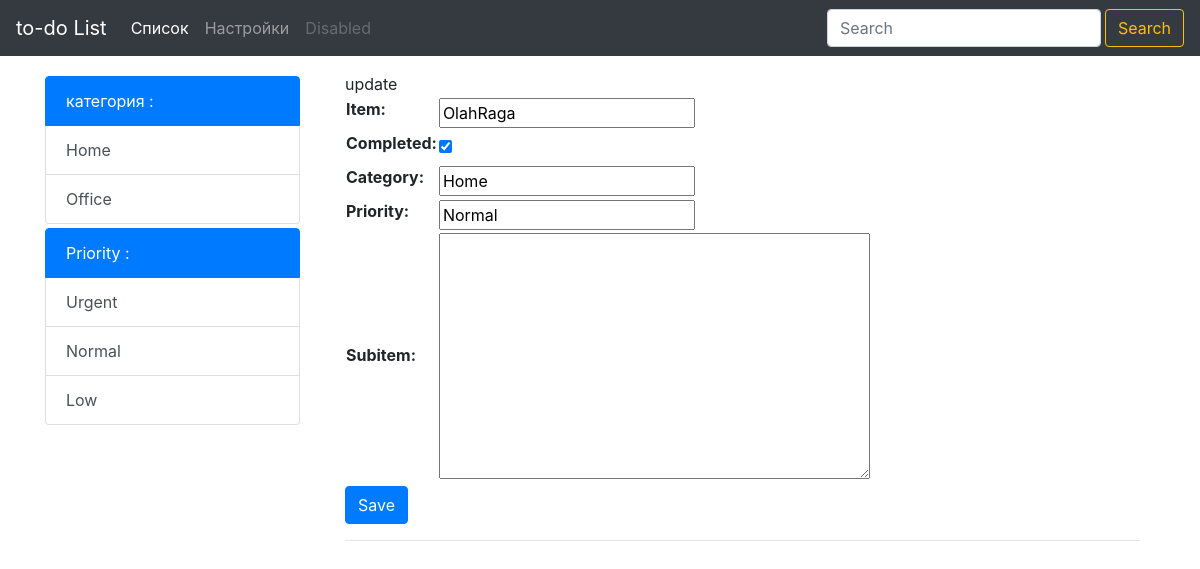
The app's page /list/update/19 with its own data.
### list/models.py (models this page shows, shortened)
class List(models.Model):
    item = models.CharField(max_length=200)
    completed = models.BooleanField(default=False)
    category = models.CharField(max_length=50, default='')
    priority = models.CharField(max_length=50, default='')
    subitem = models.TextField(max_length=300, default='', blank=True)

### list/views.py (the view)
# urls.py: url('update/(?P<update_id>[0-9]+)', views.update, name='update'),
def update(request, update_id):
    item_update = List.objects.get(id=update_id)
    data = {
        'item' : item_update.item,
        'completed' : item_update.completed,
    }
    item_form = ListForm(request.POST or None, initial = data, instance = item_update)
    if request.method == 'POST' :
        if item_form.is_valid():
            item_form.save()
            messages.success(request,('элемент был отредактирован..!'))
        return redirect ('list:create')
    context = {
        'Title':'Update',
        "item_form" : item_form,
    }
    return render (request, 'list/update.html', context)

### list/forms.py
class ListForm(forms.ModelForm):
    class Meta:
        model = List
        fields = ["item", "completed", "category", "priority", "subitem"]

### list/templates/list/update.html (shortened to what this page needs)
{% extends 'base.html' %}
{% block content %}
<div class="container pt-4">
    update
    <div>
    <form method="POST">
        <table>
            {{item_form}}
        </table>
        <button type="submit" class="btn btn-primary">Save</button>
        <hr>
    </div>
{% endblock content %}

### records on screen
List: item "OlahRaga", completed "☑", category "Home", priority "Normal"
